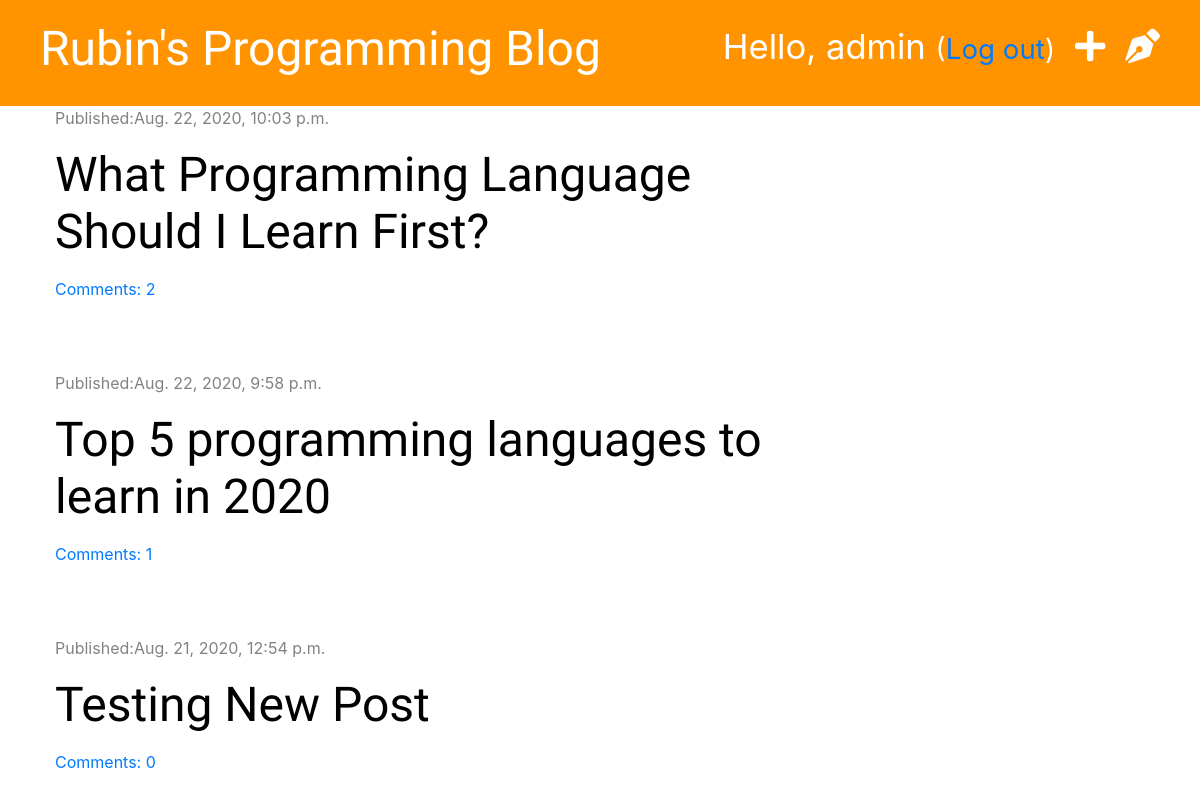
The app's page / (signed in) with its own data.
### blog/models.py (models this page shows, shortened)
class Post(models.Model):
    author = models.ForeignKey('auth.User', on_delete=models.CASCADE)
    title = models.CharField(max_length=200)
    text = models.TextField()
    created_date = models.DateTimeField(default=timezone.now)
    published_date = models.DateTimeField(blank=True, null=True)
    def approved_comments(self):
        return self.comments.filter(approved=True)

### blog/views.py (the view)
# urls.py: path('', views.post_list, name='post_list'),
def post_list(request):
    posts = Post.objects.filter(published_date__lte=timezone.now()).order_by('-published_date')
    stuff_for_frontend = {'posts': posts}
    return render(request, 'blog/post_list.html', stuff_for_frontend)

### blog/templatetags/markdownify.py (called while the page is built)
@register.filter
def markdown(value):
    renderer = HighlightRenderer()
    markdown = mistune.Markdown(renderer=renderer)
    return markdown(value)

### blog/templates/blog/post_list.html (shortened to what this page needs)
{% extends 'blog/base.html' %}
{% load markdownify %}
{% block content %}
    {% for post in posts %}
        <div class="post">
            <div class="date">
                <p>Published:{{ post.published_date }}</p>
            </div>
            <h1><a href="{% url 'post_detail' pk=post.pk %}">{{ post.title }}</a></h1>
            <a href="{% url 'post_detail' pk=post.pk %}">Comments: {{ post.approved_comments.count }}</a>
        </div>
    {% endfor %}
{% endblock %}

### blog/templates/blog/base.html (shortened to what this page needs)
{% load static %}
<!DOCTYPE html>
<html lang="en">
<head>
    <link rel="stylesheet" href="https://stackpath.bootstrapcdn.com/bootstrap/4.5.2/css/bootstrap.min.css">
    <link rel="stylesheet" href="https://cdnjs.cloudflare.com/ajax/libs/font-awesome/5.14.0/css/all.min.css" />
    <link rel="stylesheet" href="{% static 'css/blog.css' %}">
    <link rel="stylesheet" href="{% static 'css/zenburn.css' %}">
</head>
<body>
<div class="page-header">
    {% if user.is_authenticated%}
        <a href="{% url 'post_draft_list' %}" class="top-menu"><i class="fas fa-pen-nib"></i></a>
        <a href="{% url 'post_new' %}" class="top-menu"><i class="fas fa-plus"></i></a>
        <p class="top-menu">Hello, {{ user.username }} <small>(<a href="{% url 'logout' %}">Log out</a>)</small> </p>
    {% else %}
        <a href="{% url 'login' %}" class="top-menu"><i class="fas fa-sign-in-alt fa-2x"></i></a>
    {% endif %}
    <h1><a href="{% url 'post_list' %}">Rubin's Programming Blog</a></h1>
</div>
<div class="content container">
    <div class="row">
        <div class="col-md-8">
            {% block content %}
            {% endblock %}
        </div>
    </div>
</div>
</body>
</html>

### blog/static/css/blog.css (style rules this page uses)
.page-header { background-color: #ff9400; margin-top: 0; padding: 20px 20px 20px 40px; }
.page-header h1, .page-header h1 a { color: #ffffff; font-size: 36pt; text-decoration: none; }
.content { margin-left: 40px; }
h1, h2, h3, h4 { font-family: 'Tangerine','Inconsolata', 'Droid Sans', serif; font-size: 48px; }
.date { color: #828282; }
.post { margin-bottom: 70px; }
.post h1 a { color: black; }
.top-menu { color: white; float: right; font-size: 26pt; margin-right: 20px; }

### records on screen
Post: published_date "Aug. 22, 2020, 10:03 p.m.", title "What Programming Language Should I Learn First?", approved_comments.count "2"
Post: published_date "Aug. 22, 2020, 9:58 p.m.", title "Top 5 programming languages to learn in 2020", approved_comments.count "1"
Post: published_date "Aug. 21, 2020, 12:54 p.m.", title "Testing New Post", approved_comments.count "0"

### other values on screen
{{ user.username }} "admin"
